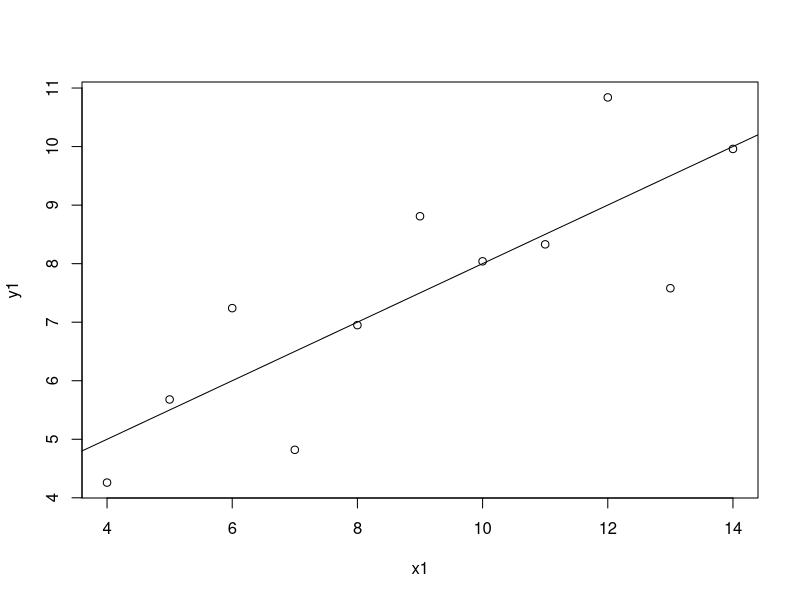
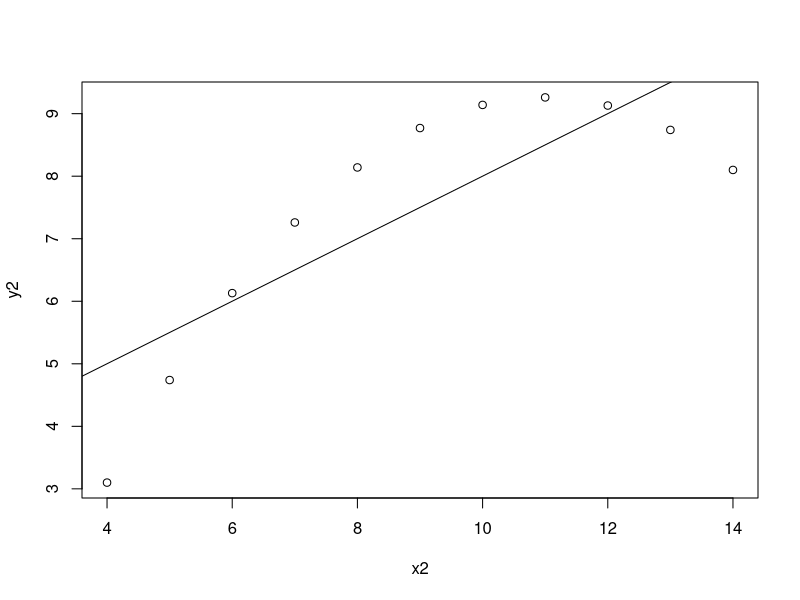
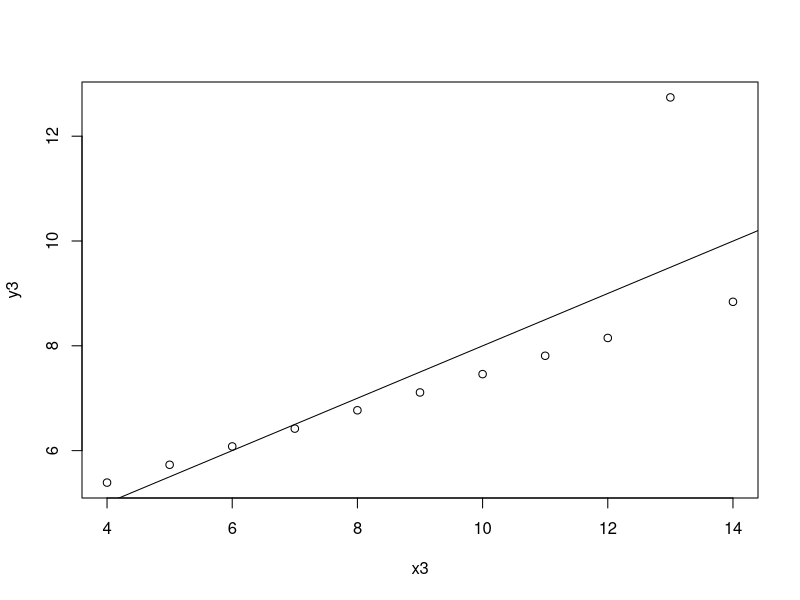
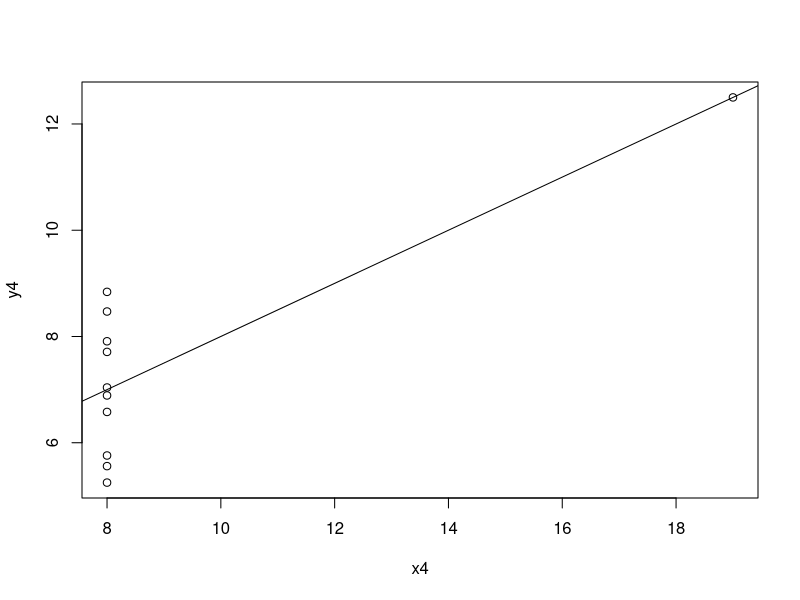
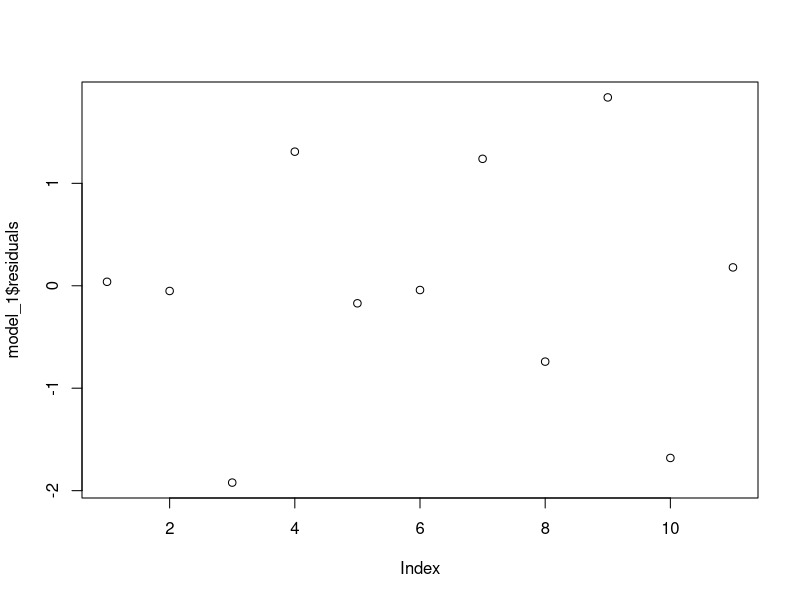
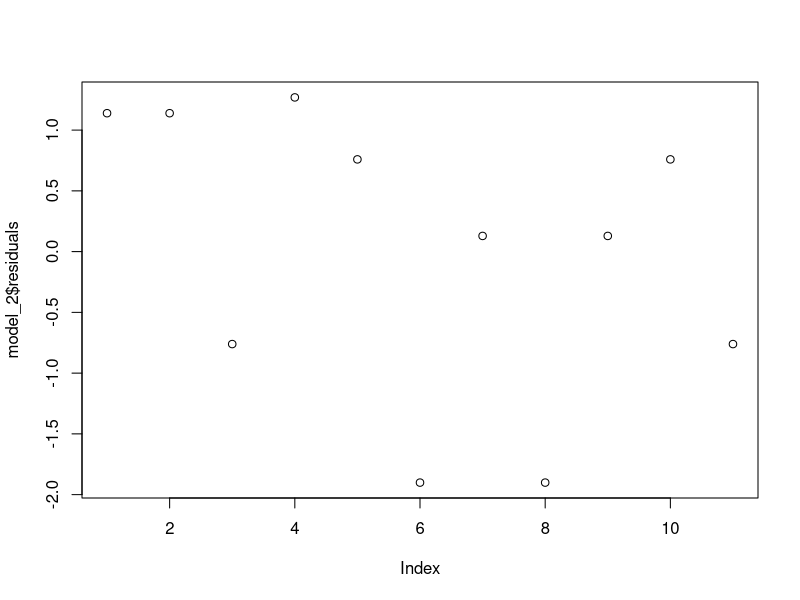
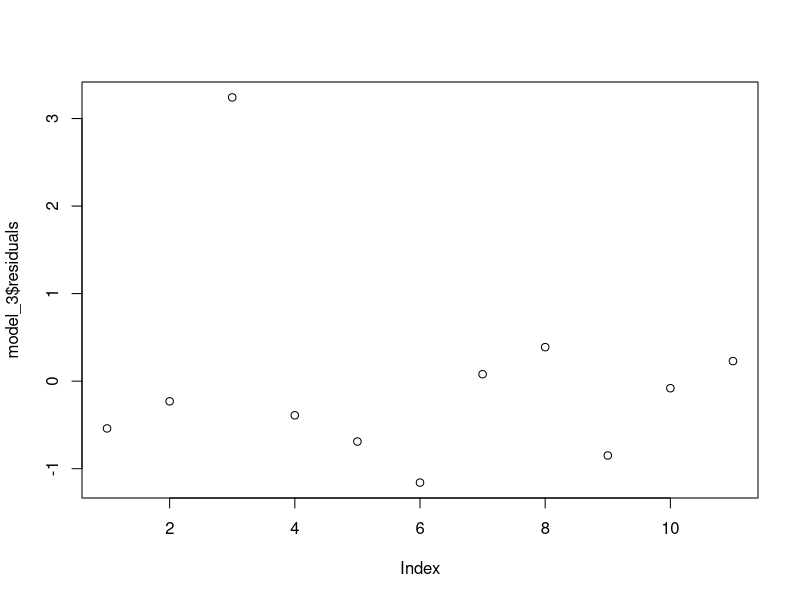
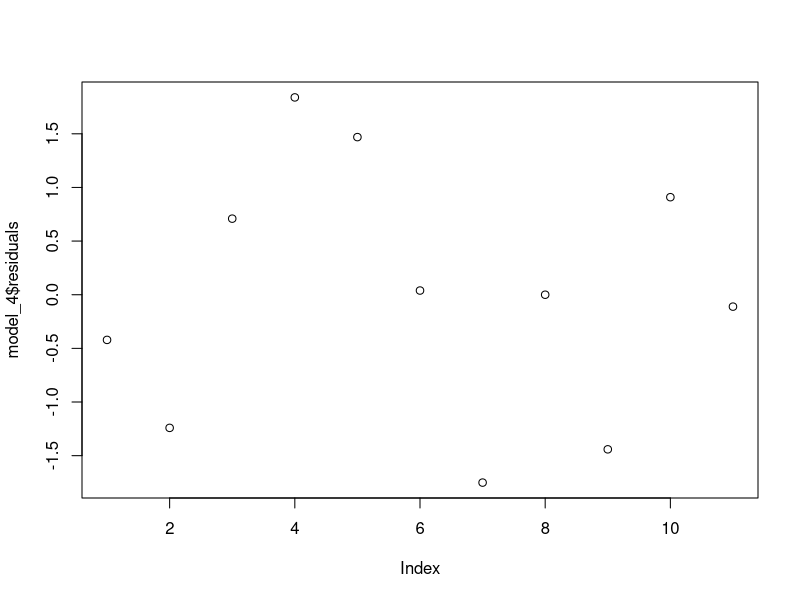

Recreate these plots in R, in order.
data("anscombe")
model_1 <- lm(y1~x1, data = anscombe)
model_2 <- lm(y2~x2, data = anscombe)
model_3 <- lm(y3~x3, data = anscombe)
model_4 <- lm(y4~x4, data = anscombe)

summary(model_1)
summary(model_2)
summary(model_3)
summary(model_4)

plot(y1~x1, data = anscombe)
abline(model_1)


plot(y2~x2, data = anscombe)
abline(model_2)
plot(y3~x3, data = anscombe)
abline(model_3)
plot(y4~x4, data = anscombe)
abline(model_4)

plot(model_1$residuals)
plot(model_2$residuals)
plot(model_3$residuals)
plot(model_4$residuals)

par(mfrow=c(2,4))

plot(y1~x1, data = anscombe)
abline(model_1)


plot(y2~x2, data = anscombe)
abline(model_2)
plot(y3~x3, data = anscombe)
abline(model_3)
plot(y4~x4, data = anscombe)
abline(model_4)

plot(model_1$residuals)
plot(model_2$residuals)
plot(model_3$residuals)
plot(model_4$residuals)

x <- 70.5
